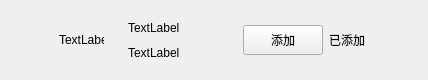
<?xml version="1.0" encoding="UTF-8"?>
<ui version="4.0">
 <class>ApplyFriendItem</class>
 <widget class="QWidget" name="ApplyFriendItem">
  <property name="geometry">
   <rect>
    <x>0</x>
    <y>0</y>
    <width>400</width>
    <height>80</height>
   </rect>
  </property>
  <property name="minimumSize">
   <size>
    <width>0</width>
    <height>80</height>
   </size>
  </property>
  <property name="maximumSize">
   <size>
    <width>16777215</width>
    <height>80</height>
   </size>
  </property>
  <property name="windowTitle">
   <string>Form</string>
  </property>
  <layout class="QHBoxLayout" name="horizontalLayout">
   <property name="spacing">
    <number>6</number>
   </property>
   <property name="leftMargin">
    <number>9</number>
   </property>
   <property name="topMargin">
    <number>0</number>
   </property>
   <property name="rightMargin">
    <number>0</number>
   </property>
   <property name="bottomMargin">
    <number>0</number>
   </property>
   <item>
    <spacer name="horizontalSpacer">
     <property name="orientation">
      <enum>Qt::Horizontal</enum>
     </property>
     <property name="sizeType">
      <enum>QSizePolicy::Fixed</enum>
     </property>
     <property name="sizeHint" stdset="0">
      <size>
       <width>50</width>
       <height>20</height>
      </size>
     </property>
    </spacer>
   </item>
   <item>
    <widget class="QLabel" name="icon_lb">
     <property name="minimumSize">
      <size>
       <width>45</width>
       <height>45</height>
      </size>
     </property>
     <property name="maximumSize">
      <size>
       <width>45</width>
       <height>45</height>
      </size>
     </property>
     <property name="text">
      <string>TextLabel</string>
     </property>
    </widget>
   </item>
   <item>
    <widget class="QWidget" name="widget" native="true">
     <layout class="QHBoxLayout" name="horizontalLayout_2">
      <item>
       <widget class="QWidget" name="widget_2" native="true">
        <property name="minimumSize">
         <size>
          <width>0</width>
          <height>0</height>
         </size>
        </property>
        <property name="maximumSize">
         <size>
          <width>16777215</width>
          <height>16777215</height>
         </size>
        </property>
        <layout class="QVBoxLayout" name="verticalLayout">
         <item>
          <widget class="QLabel" name="user_name_lb">
           <property name="minimumSize">
            <size>
             <width>100</width>
             <height>0</height>
            </size>
           </property>
           <property name="maximumSize">
            <size>
             <width>200</width>
             <height>16777215</height>
            </size>
           </property>
           <property name="text">
            <string>TextLabel</string>
           </property>
          </widget>
         </item>
         <item>
          <widget class="QLabel" name="user_chat_lb">
           <property name="minimumSize">
            <size>
             <width>100</width>
             <height>0</height>
            </size>
           </property>
           <property name="maximumSize">
            <size>
             <width>500</width>
             <height>16777215</height>
            </size>
           </property>
           <property name="text">
            <string>TextLabel</string>
           </property>
          </widget>
         </item>
        </layout>
       </widget>
      </item>
      <item>
       <widget class="ClickedBtn" name="addBtn">
        <property name="minimumSize">
         <size>
          <width>80</width>
          <height>30</height>
         </size>
        </property>
        <property name="maximumSize">
         <size>
          <width>80</width>
          <height>30</height>
         </size>
        </property>
        <property name="text">
         <string>添加</string>
        </property>
       </widget>
      </item>
      <item>
       <widget class="QLabel" name="already_add_lb">
        <property name="minimumSize">
         <size>
          <width>40</width>
          <height>0</height>
         </size>
        </property>
        <property name="maximumSize">
         <size>
          <width>40</width>
          <height>16777215</height>
         </size>
        </property>
        <property name="text">
         <string>已添加</string>
        </property>
       </widget>
      </item>
      <item>
       <spacer name="horizontalSpacer_2">
        <property name="orientation">
         <enum>Qt::Horizontal</enum>
        </property>
        <property name="sizeType">
         <enum>QSizePolicy::Fixed</enum>
        </property>
        <property name="sizeHint" stdset="0">
         <size>
          <width>50</width>
          <height>20</height>
         </size>
        </property>
       </spacer>
      </item>
     </layout>
    </widget>
   </item>
  </layout>
 </widget>
 <customwidgets>
  <customwidget>
   <class>ClickedBtn</class>
   <extends>QPushButton</extends>
   <header>clickedbtn.h</header>
  </customwidget>
 </customwidgets>
 <resources/>
 <connections/>
</ui>
